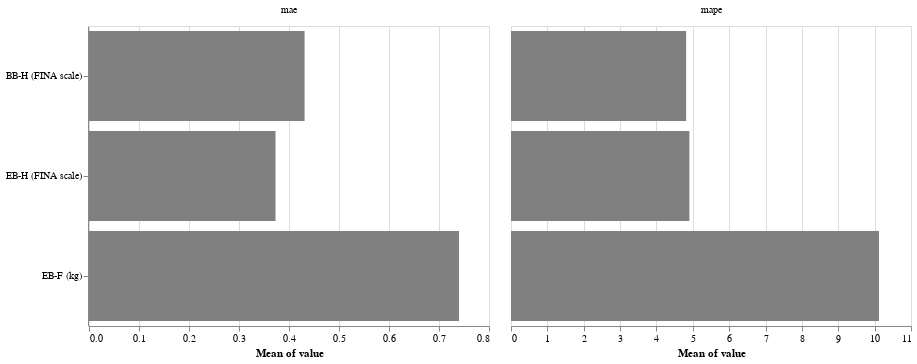

Notebook cell for this chart:
### Code cell
alt.Chart().mark_bar(color="grey").encode(
    alt.X("mean(value)"),
    alt.Y("test", title=None, scale=alt.Scale(domain=test_cols_order)),
).facet(
    data=evaluation.replace(test_cols_renamed).melt(id_vars="test"),
    column=alt.Column("variable", title=None),
).resolve_scale(
    x="independent"
)

### Figure 1 — Vega-Lite specification as saved in the notebook (floating-point values rounded to 4 significant figures)
{"$schema": "https://vega.github.io/schema/vega-lite/v2.6.0.json", "config": {"view": {"height": 300, "width": 400}}, "data": {"name": "data-285360adca2c430f564620baa15b1181"}, "datasets": {"data-285360adca2c430f564620baa15b1181": [{"test": "BB-H (FINA scale)", "value": 1.17, "variable": "mae"}, {"test": "BB-H (FINA scale)", "value": 0.1835, "variable": "mae"}, {"test": "BB-H (FINA scale)", "value": 0.08318, "variable": "mae"}, {"test": "BB-H (FINA scale)", "value": 0.9403, "variable": "mae"}, {"test": "BB-H (FINA scale)", "value": 0.269, "variable": "mae"}, {"test": "BB-H (FINA scale)", "value": 0.5746, "variable": "mae"}, {"test": "BB-H (FINA scale)", "value": 0.06669, "variable": "mae"}, {"test": "BB-H (FINA scale)", "value": 0.9536, "variable": "mae"}, {"test": "BB-H (FINA scale)", "value": 0.2575, "variable": "mae"}, {"test": "BB-H (FINA scale)", "value": 0.2018, "variable": "mae"}, {"test": "BB-H (FINA scale)", "value": 0.1872, "variable": "mae"}, {"test": "BB-H (FINA scale)", "value": 0.04385, "variable": "mae"}, {"test": "BB-H (FINA scale)", "value": 0.1067, "variable": "mae"}, {"test": "BB-H (FINA scale)", "value": 0.3586, "variable": "mae"}, {"test": "BB-H (FINA scale)", "value": 1.07, "variable": "mae"}, {"test": "BB-H (FINA scale)", "value": 0.7975, "variable": "mae"}, {"test": "BB-H (FINA scale)", "value": 0.5636, "variable": "mae"}, {"test": "BB-H (FINA scale)", "value": 0.2727, "variable": "mae"}, {"test": "BB-H (FINA scale)", "value": 0.09186, "variable": "mae"}, {"test": "EB-H (FINA scale)", "value": 0.5684, "variable": "mae"}, {"test": "EB-H (FINA scale)", "value": 0.1904, "variable": "mae"}, {"test": "EB-H (FINA scale)", "value": 0.01391, "variable": "mae"}, {"test": "EB-H (FINA scale)", "value": 0.3253, "variable": "mae"}, {"test": "EB-H (FINA scale)", "value": 0.8926, "variable": "mae"}, {"test": "EB-H (FINA scale)", "value": 0.4529, "variable": "mae"}, {"test": "EB-H (FINA scale)", "value": 0.5329, "variable": "mae"}, {"test": "EB-H (FINA scale)", "value": 0.1121, "variable": "mae"}, {"test": "EB-H (FINA scale)", "value": 0.5443, "variable": "mae"}, {"test": "EB-H (FINA scale)", "value": 0.1247, "variable": "mae"}, {"test": "EB-H (FINA scale)", "value": 0.05924, "variable": "mae"}, {"test": "EB-H (FINA scale)", "value": 0.2893, "variable": "mae"}, {"test": "EB-H (FINA scale)", "value": 0.5853, "variable": "mae"}, {"test": "EB-H (FINA scale)", "value": 0.515, "variable": "mae"}, {"test": "EB-H (FINA scale)", "value": 0.3217, "variable": "mae"}, {"test": "EB-H (FINA scale)", "value": 0.6813, "variable": "mae"}, {"test": "EB-H (FINA scale)", "value": 0.426, "variable": "mae"}, {"test": "EB-H (FINA scale)", "value": 0.3197, "variable": "mae"}, {"test": "EB-H (FINA scale)", "value": 0.1325, "variable": "mae"}, {"test": "EB-F (kg)", "value": 0.3382, "variable": "mae"}, {"test": "EB-F (kg)", "value": 2.467, "variable": "mae"}, {"test": "EB-F (kg)", "value": 0.2613, "variable": "mae"}, {"test": "EB-F (kg)", "value": 0.01539, "variable": "mae"}, {"test": "EB-F (kg)", "value": 0.7, "variable": "mae"}, {"test": "EB-F (kg)", "value": 0.1946, "variable": "mae"}, {"test": "EB-F (kg)", "value": 1.574, "variable": "mae"}, {"test": "EB-F (kg)", "value": 0.8223, "variable": "mae"}, {"test": "EB-F (kg)", "value": 0.09847, "variable": "mae"}, {"test": "EB-F (kg)", "value": 1.298, "variable": "mae"}, {"test": "EB-F (kg)", "value": 0.5713, "variable": "mae"}, {"test": "EB-F (kg)", "value": 0.5604, "variable": "mae"}, {"test": "EB-F (kg)", "value": 1.345, "variable": "mae"}, {"test": "EB-F (kg)", "value": 1.684, "variable": "mae"}, {"test": "EB-F (kg)", "value": 0.368, "variable": "mae"}, {"test": "EB-F (kg)", "value": 0.5824, "variable": "mae"}, {"test": "EB-F (kg)", "value": 0.154, "variable": "mae"}, {"test": "EB-F (kg)", "value": 0.6315, "variable": "mae"}, {"test": "EB-F (kg)", "value": 0.3957, "variable": "mae"}, {"test": "BB-H (FINA scale)", "value": 12.31, "variable": "mape"}, {"test": "BB-H (FINA scale)", "value": 2.039, "variable": "mape"}, {"test": "BB-H (FINA scale)", "value": 0.9243, "variable": "mape"}, {"test": "BB-H (FINA scale)", "value": 9.898, "variable": "mape"}, {"test": "BB-H (FINA scale)", "value": 3.165, "variable": "mape"}, {"test": "BB-H (FINA scale)", "value": 6.76, "variable": "mape"}, {"test": "BB-H (FINA scale)", "value": 0.7846, "variable": "mape"}, {"test": "BB-H (FINA scale)", "value": 10.04, "variable": "mape"}, {"test": "BB-H (FINA scale)", "value": 2.861, "variable": "mape"}, {"test": "BB-H (FINA scale)", "value": 2.124, "variable": "mape"}, {"test": "BB-H (FINA scale)", "value": 2.202, "variable": "mape"}, {"test": "BB-H (FINA scale)", "value": 0.4873, "variable": "mape"}, {"test": "BB-H (FINA scale)", "value": 1.186, "variable": "mape"}, {"test": "BB-H (FINA scale)", "value": 4.219, "variable": "mape"}, {"test": "BB-H (FINA scale)", "value": 13.38, "variable": "mape"}, {"test": "BB-H (FINA scale)", "value": 8.395, "variable": "mape"}, {"test": "BB-H (FINA scale)", "value": 6.63, "variable": "mape"}, {"test": "BB-H (FINA scale)", "value": 3.03, "variable": "mape"}, {"test": "BB-H (FINA scale)", "value": 1.081, "variable": "mape"}, {"test": "EB-H (FINA scale)", "value": 7.334, "variable": "mape"}, {"test": "EB-H (FINA scale)", "value": 2.626, "variable": "mape"}, {"test": "EB-H (FINA scale)", "value": 0.1739, "variable": "mape"}, {"test": "EB-H (FINA scale)", "value": 4.54, "variable": "mape"}, {"test": "EB-H (FINA scale)", "value": 11.16, "variable": "mape"}, {"test": "EB-H (FINA scale)", "value": 5.49, "variable": "mape"}, {"test": "EB-H (FINA scale)", "value": 6.661, "variable": "mape"}, {"test": "EB-H (FINA scale)", "value": 1.546, "variable": "mape"}, {"test": "EB-H (FINA scale)", "value": 7.869, "variable": "mape"}, {"test": "EB-H (FINA scale)", "value": 1.559, "variable": "mape"}, {"test": "EB-H (FINA scale)", "value": 0.8079, "variable": "mape"}, {"test": "EB-H (FINA scale)", "value": 3.901, "variable": "mape"}, {"test": "EB-H (FINA scale)", "value": 7.094, "variable": "mape"}, {"test": "EB-H (FINA scale)", "value": 7.186, "variable": "mape"}, {"test": "EB-H (FINA scale)", "value": 4.489, "variable": "mape"}, {"test": "EB-H (FINA scale)", "value": 8.342, "variable": "mape"}, {"test": "EB-H (FINA scale)", "value": 6.234, "variable": "mape"}, {"test": "EB-H (FINA scale)", "value": 4.513, "variable": "mape"}, {"test": "EB-H (FINA scale)", "value": 1.692, "variable": "mape"}, {"test": "EB-F (kg)", "value": 5.166, "variable": "mape"}, {"test": "EB-F (kg)", "value": 27.31, "variable": "mape"}, {"test": "EB-F (kg)", "value": 4.275, "variable": "mape"}, {"test": "EB-F (kg)", "value": 0.2027, "variable": "mape"}, {"test": "EB-F (kg)", "value": 9.506, "variable": "mape"}, {"test": "EB-F (kg)", "value": 2.808, "variable": "mape"}, {"test": "EB-F (kg)", "value": 17.88, "variable": "mape"}, {"test": "EB-F (kg)", "value": 10.92, "variable": "mape"}, {"test": "EB-F (kg)", "value": 1.371, "variable": "mape"}, {"test": "EB-F (kg)", "value": 16.68, "variable": "mape"}, {"test": "EB-F (kg)", "value": 8.69, "variable": "mape"}, {"test": "EB-F (kg)", "value": 7.993, "variable": "mape"}, {"test": "EB-F (kg)", "value": 24.13, "variable": "mape"}, {"test": "EB-F (kg)", "value": 20.87, "variable": "mape"}, {"test": "EB-F (kg)", "value": 5.686, "variable": "mape"}, {"test": "EB-F (kg)", "value": 8.127, "variable": "mape"}, {"test": "EB-F (kg)", "value": 2.767, "variable": "mape"}, {"test": "EB-F (kg)", "value": 12.01, "variable": "mape"}, {"test": "EB-F (kg)", "value": 5.883, "variable": "mape"}]}, "facet": {"column": {"field": "variable", "title": null, "type": "nominal"}}, "resolve": {"scale": {"x": "independent", "y": "shared"}}, "spec": {"encoding": {"x": {"aggregate": "mean", "field": "value", "type": "quantitative"}, "y": {"field": "test", "scale": {"domain": ["BB-H (FINA scale)", "EB-H (FINA scale)", "EB-F (kg)"]}, "title": null, "type": "nominal"}}, "mark": {"color": "grey", "type": "bar"}}}
